Frame 1 (no input): blank canvas, image omitted
Frame 60 (no input): blank canvas, image omitted
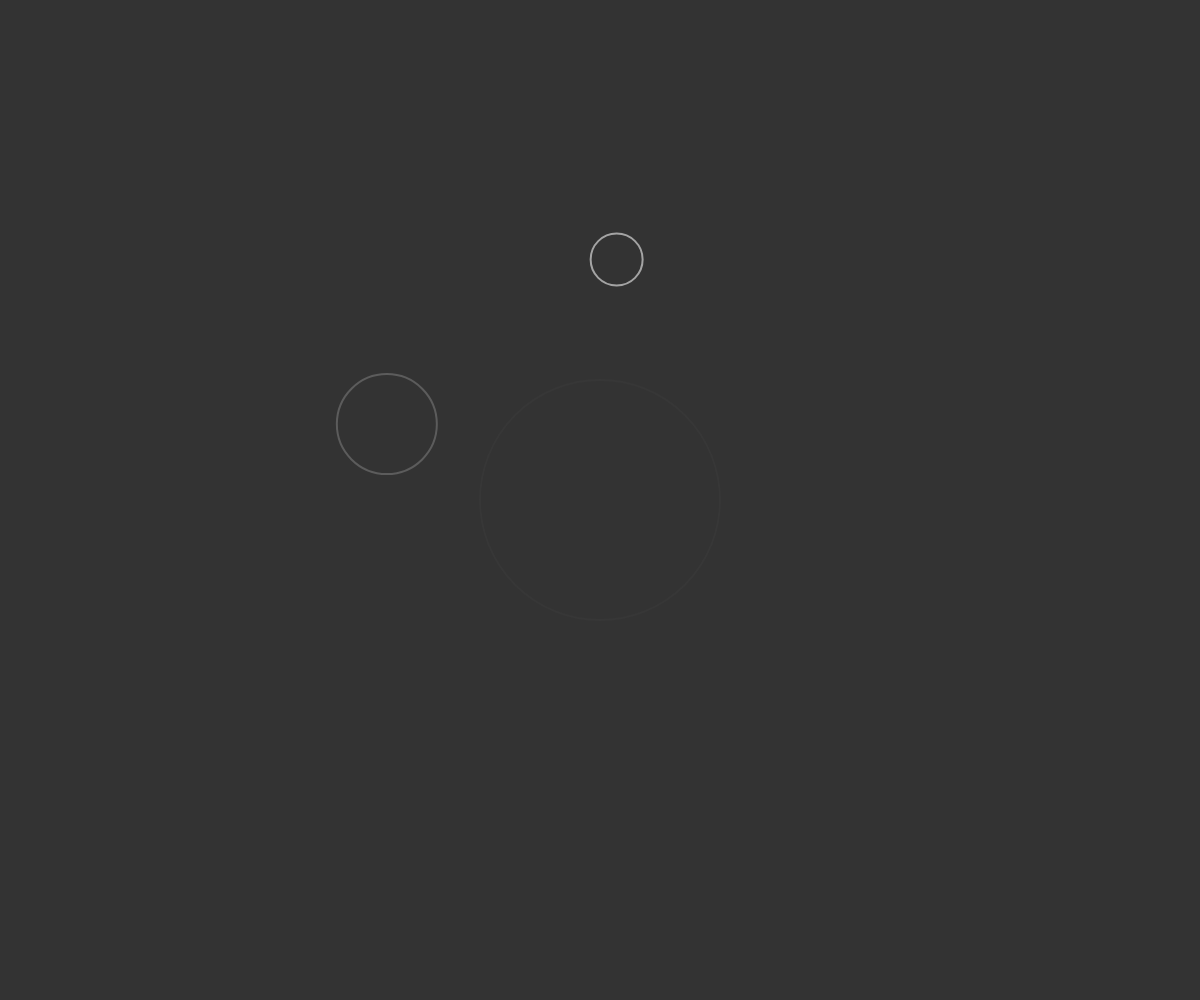
Frame 120 (the mouse pressed at the canvas centre since frame 60)

The p5.js sketch whose frames 1 and 60 were blank and that drew this single picture after the mouse press (run headless with seeded random() and noise() and a simulated clock; from frame 60 on, the mouse is pressed at the canvas centre):

// p5.js sketch
// ── sketch.js
var ripples = []

function windowResized(){
	resizeCanvas(windowWidth, windowHeight);
}

function setup() {
  canvas=createCanvas(windowWidth, windowHeight);
  canvas.position(0,0);
  canvas.style('z-index', '-1');
}

function draw() {
  background(51);

  if (random(0,1)>.95){
    var newrip = new Ripple(createVector(random(0,windowWidth), random(0,windowHeight)), random(4,10));
  }
  ripples.push(newrip);
  for (var i=0; i<ripples.length;i++){
    try{
      if (ripples[i].opacity<=0){
        ripples.splice(i,1);
        continue;
      }

      ripples[i].update();
      ripples[i].render();
    }catch(Exception){
      continue;
    }
  }
}

function Ripple(pos, rate){
  this.pos = pos;

  this.opacity = 255;
  this.rate = rate;
  this.rad = 0;

  this.update = function(){
    this.opacity-=rate;
    this.rad+=4;
  }

  this.render = function(){
    noFill();
    stroke(255,255,255,this.opacity);
    strokeWeight(2);
    ellipse(this.pos.x, this.pos.y, this.rad);
  }
}

function mousePressed(){
  var newrip = new Ripple(createVector(mouseX, mouseY), random(4,10));
  ripples.push(newrip);
}
